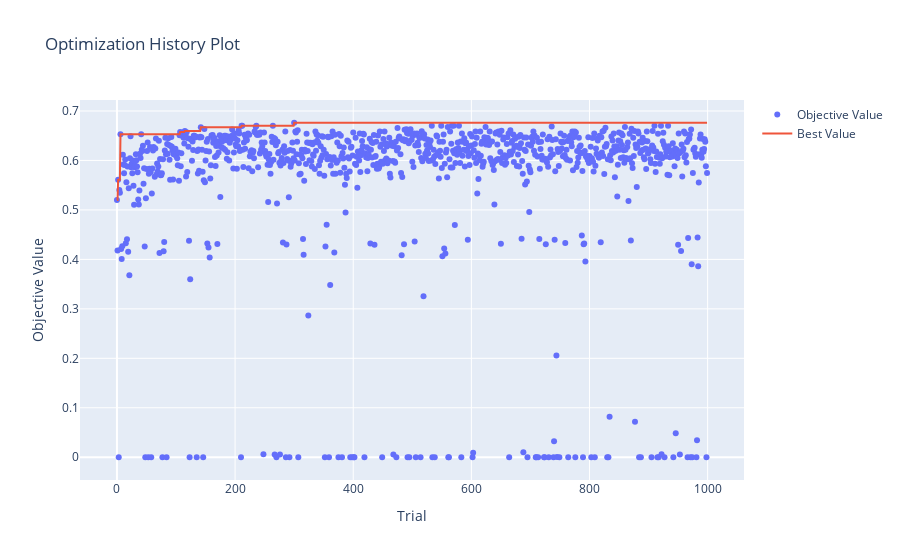

Notebook source saved alongside this figure:
### Code cell
# Model optimization history across trials
vis.plot_optimization_history(study)

### Figure 1 — Plotly figure (JSON) as saved in the notebook; plotly's stock layout.template omitted (floating-point values rounded to 4 significant figures; data arrays with more than 128 entries replaced by an {"elided": "..."} marker saying what was removed)
{"data": [{"mode": "markers", "name": "Objective Value", "type": "scatter", "x": {"elided": "1000 int values"}, "y": {"elided": "1000 float values"}}, {"mode": "lines", "name": "Best Value", "type": "scatter", "x": {"elided": "1000 int values"}, "y": {"elided": "1000 float values"}}, {"marker": {"color": "#cccccc"}, "mode": "markers", "name": "Infeasible Trial", "showlegend": false, "type": "scatter", "x": [], "y": []}], "layout": {"title": {"text": "Optimization History Plot"}, "xaxis": {"title": {"text": "Trial"}}, "yaxis": {"title": {"text": "Objective Value"}}}}
